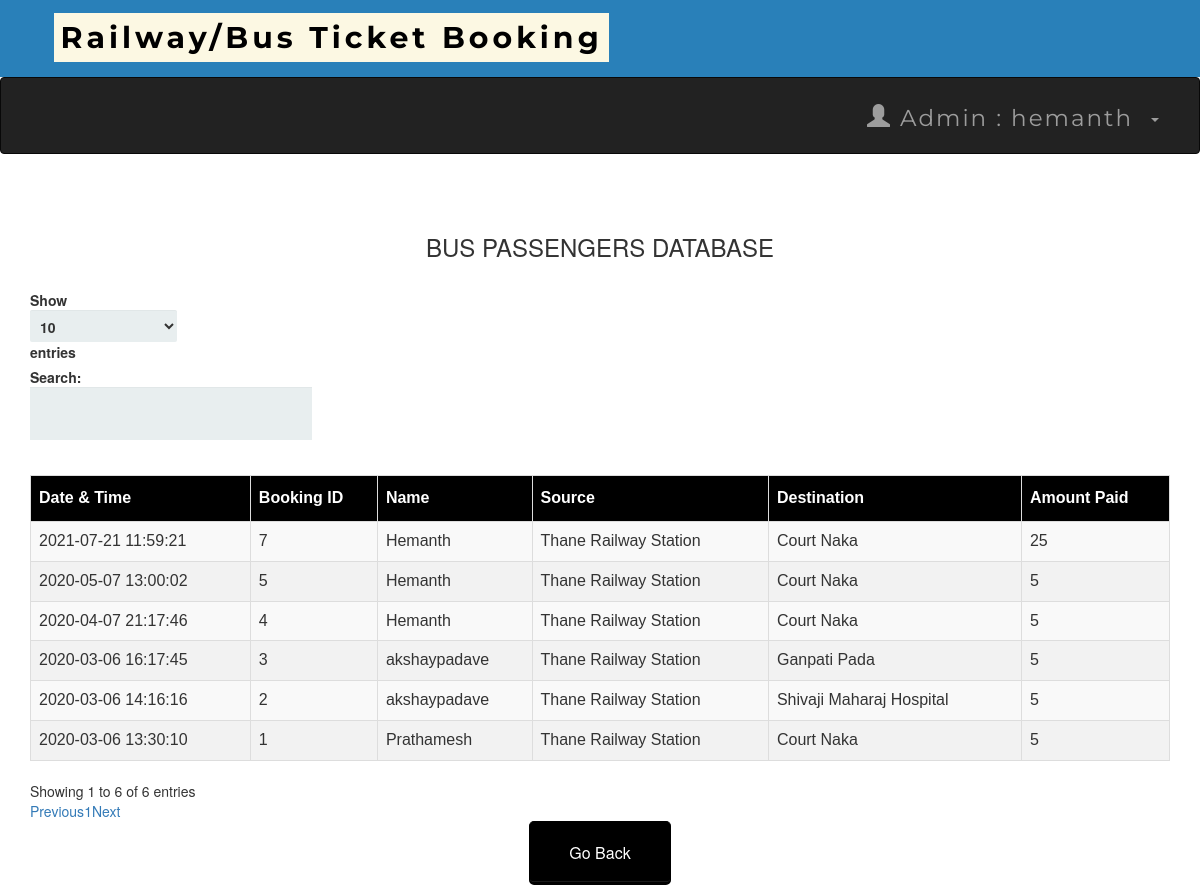
Page /adminbusdb.php (signed in) on the committed database.
### tables this page shows
CREATE TABLE `bustransactions` (
  `T_No.` int(10) NOT NULL,
  `email` varchar(50) NOT NULL,
  `source` varchar(50) NOT NULL,
  `dest` varchar(50) NOT NULL,
  `Name` varchar(50) NOT NULL,
  `Bus_No` int(11) NOT NULL,
  `NoOfpass` int(11) NOT NULL,
  `card_no` int(25) NOT NULL,
  `expmonth` int(2) NOT NULL,
  `expyear` int(2) NOT NULL,
  `cvv` int(3) NOT NULL,
  `pin` int(4) NOT NULL,
  `Date` datetime NOT NULL DEFAULT current_timestamp(),
  `Amt` int(10) NOT NULL
);

### adminbusdb.php (the view, shortened to what this page needs)
<?php
include 'connect.php' ;
include 'adminheader.php';
?>
 <!DOCTYPE html>
 <html>
 <link rel='stylesheet' href='index.css'>
      <head>
           <link rel="stylesheet" href="https://maxcdn.bootstrapcdn.com/bootstrap/3.3.6/css/bootstrap.min.css" />
           <link rel="stylesheet" href="https://cdn.datatables.net/1.10.12/css/dataTables.bootstrap.min.css" />
      </head>
      <body>
           <br /><br />
           <div class="container">
                <h3 align="center">BUS PASSENGERS DATABASE</h3>
                <br />
                <div class="table-responsive">
                     <table id="data" class="table table-striped table-bordered">
                          <thead>
                               <tr>
                                    <th> Date & Time</th>
                                    <th> Booking ID  </th>
                                    <th> Name </th>
                                    <th> Source </th>
                                    <th> Destination </th>
                                    <th> Amount Paid</th>
                               </tr>
                          </thead>
                          <tbody>
  <?php
   $result = mysqli_query($connect , "select * From bustransactions");
  while ($row = mysqli_fetch_assoc($result)):
  ?>
  <tr>
    <td><?php echo $row['Date']; ?></td>
    <td><?php echo $row['T_No.']; ?></td>
    <td><?php echo $row['Name']; ?></td>
    <td><?php echo $row['source']; ?></td>
    <td><?php echo $row['dest']; ?></td>
    <td><?php echo $row['Amt']; ?></td>
    </tr>
  <?php endwhile; ?>
</tbody>
                     </table>
                </div>
           </div>
      </body>
 </html>
<table align='center'>
<tr>
  <td><a href='admin.php'><button style="background-color: black ; border-color:black "  ><span style="color:white">Go Back </span> </button></a></td>
 </tr>

### adminheader.php (shortened to what this page needs)
<head>
  <link rel="stylesheet" href="https://maxcdn.bootstrapcdn.com/bootstrap/3.4.0/css/bootstrap.min.css">
  <link rel="stylesheet" href="https://maxcdn.bootstrapcdn.com/bootstrap/3.4.1/css/bootstrap.min.css">
   <link rel="stylesheet" href="https://maxcdn.bootstrapcdn.com/bootstrap/3.4.1/css/bootstrap.min.css">
</head>
<nav  class="navvvvvvbar navvvvvvbar-default navvvvvvbar-fixed-top">
      <div  class="  navvvvvvbar-brand navvvvvvbar-center"><b>&nbsp&nbsp&nbsp<mark>Railway/Bus Ticket Booking</mark></b>
</nav>
<nav class="navbar navbar-inverse">
  <div class="container-fluid">
    <div class="collapse navbar-collapse " id="myNavbar">
      <ul class="nav navbar-nav navbar-right">
         <li class="dropdown"><a class="dropdown-toggle" data-toggle="dropdown" href="#"><span class="glyphicon glyphicon-user"></span>
        Admin : <?php  echo " ". $_SESSION['name'] ."" ?> &nbsp<span class="caret"></span></a>
              </div>
    </div>
</nav>
</html>

### index.css (style rules this page uses)
*, *:before, *:after { -moz-box-sizing: border-box; -webkit-box-sizing: border-box; box-sizing: border-box; }
a { text-decoration:none; }
td { text-align: center; }
button { padding: 19px 39px 18px 39px; color: #FFF; background-color: #a8db34; font-size: 18px; text-align: center; font-style: normal; border-radius: 5px; width: 100%; border: 1px solid #71db34; border-width: 1px 1px 3px; box-shadow: 0 -1px 0 rgba(255,255,255,0.1) inset; margin-bottom: 10px; }

### adminheader.php (style rules this page uses)
.navbar { margin-bottom: 50px; border-radius: 0; font-family: Montserrat, sans-serif; margin-bottom: 0; border: 0; font-size: 23px !important; letter-spacing: 2px; opacity: 2; padding: 10px; }
.navvvvvvbar { font-family: Montserrat, sans-serif; margin-bottom: 0; background-color: #2980B9; border: 0; font-size: 30px !important; letter-spacing: 4px; text-align: left; padding: 17px; color:black; font-weight: 40000; }

### adminbusdb.php (style rules this page uses)
table#data { font-size:16px; font-family: "Trebuchet MS", Arial, Helvetica, sans-serif; border-collapse: collapse; border-spacing: 0; width: 100%; }
#data td, #data th { border: 1px solid #ddd; text-align: left; padding: 8px; }
#data tr:nth-child(even) { background-color: #f2f2f2 }
#data th { padding-top: 11px; padding-bottom: 11px; background-color: black; color: white; }

### rows in the picture
bustransactions: Date "2020-03-06 13:30:10", value "1", Name "Prathamesh", source "Thane Railway Station", dest "Court Naka", Amt "5"
bustransactions: Date "2020-03-06 14:16:16", value "2", Name "akshaypadave", source "Thane Railway Station", dest "Shivaji Maharaj Hospital", Amt "5"
bustransactions: Date "2020-03-06 16:17:45", value "3", Name "akshaypadave", source "Thane Railway Station", dest "Ganpati Pada", Amt "5"
bustransactions: Date "2020-04-07 21:17:46", value "4", Name "Hemanth", source "Thane Railway Station", dest "Court Naka", Amt "5"
bustransactions: Date "2020-05-07 13:00:02", value "5", Name "Hemanth", source "Thane Railway Station", dest "Court Naka", Amt "5"
bustransactions: Date "2021-07-21 11:59:21", value "7", Name "Hemanth", source "Thane Railway Station", dest "Court Naka", Amt "25"

### other values in the picture
$_SESSION['name'] "hemanth"
